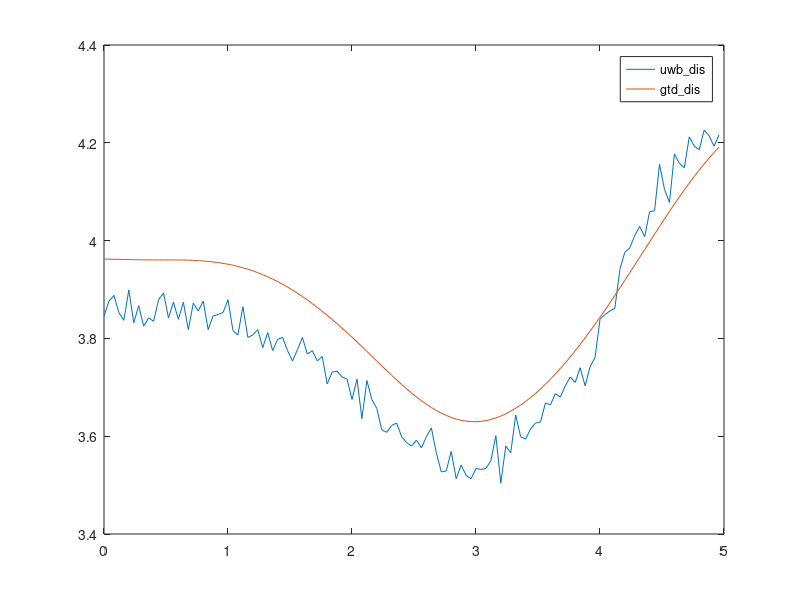
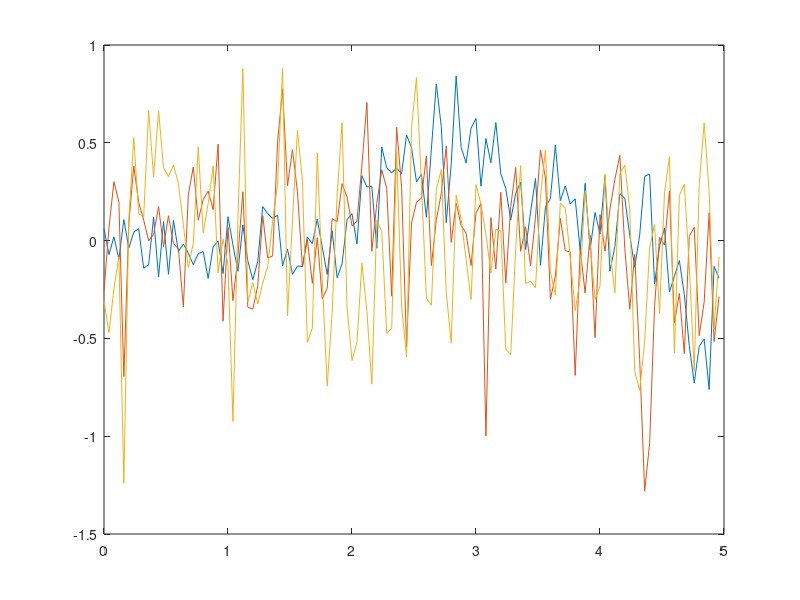

Write the MATLAB code that produced these figures, in order. (Note: this script raises an error after producing the figures.)
%% process
clc;clear
data = load('./data/0411/OG_1.mat');
i = find(data.counter(2,:)==0);
begin_time = data.counter(1,i(2));
end_time = data.counter(1,i(2)+125);
dt = 1/25;% sampling frequency: 25Hz
K = 5/dt; %measure times
time = dt*(0:K-1);

% pos&vel
i = find((data.pos(1,:)>=begin_time)&(data.pos(1,:)<=end_time));
gtd_100 = data.pos(2:4,i); 
j = find((data.vel(1,:)>=begin_time)&(data.vel(1,:)<=end_time));
gtd_100(4:6,:) = data.vel(2:4,j); 
gtd_100(1,:) = gtd_100(1,:)+3.491; % remove the bias of VICON
gtd_100(2,:) = gtd_100(2,:) - 2.017;
gtd_100(3,:) = gtd_100(3,:)-0.04;

%uwb
k = find((data.dis(1,:)>=begin_time)&(data.dis(1,:)<=end_time));
uwb_whole = data.dis(2,k); 
k_1 = find(uwb_whole==100); % wipe out invalid value: 100
uwb_whole(k_1) = uwb_whole(k_1-1);
uwb = uwb_whole(1:2:2*K-1)+0.4;
% imu
imu = [];
gtd = [];
for a=1:K
    imu(:,a) = (gtd_100(4:6,a*4)-gtd_100(4:6,a*4-3))/0.03;
    gtd(:,a) = gtd_100(:,a*4-3);
end
figure(1)
plot(time,uwb,time,sqrt(gtd(1,:).^2+gtd(2,:).^2+gtd(3,:).^2)) % error:0.5m
legend('uwb\_dis','gtd\_dis')
figure(2)
plot(time,imu)
%% load data
lopt = 8;  % set moving horizon

% ranging measurements of ground robots
uwb1 = uwb;
uwb2 = uwb;

% acceleration
imu(3,:) = imu(3,:)- mean(imu(3,:))+0.02;
imu(2,:) = imu(2,:) - 0.07;

%------------- preprocessing-----------------%
[b1,a1] = butter(2,0.04,'low');  % butterworth filter, cutoff frequency: 0.04*25 = 1Hz
[b2,a2] = butter(4,0.2,'low'); % butterworth filter, cutoff frequency: 0.2*25 = 5Hz
[bi,ai] = butter(3,0.1,'low'); % butterworth filter, cutoff frequency: 0.1*25 = 2.5Hz

    % filter ranging measurements
    y = filtfilt(b1,a1,uwb(1:lopt+2));
    y1 = filtfilt(b1,a1,uwb1(1:lopt+2));
    y2 = filtfilt(b1,a1,uwb2(1:lopt+2));

    % radical velocity
    vy =  [0,0];
    vy1 = [0,0];
    vy2 = [0,0];
    for i = 2:lopt+2
    	vy(i) = abs(y(i)-y(i-1))/(dt);
        vy1(i) = abs(y1(i)-y1(i-1))/(dt); 
        vy2(i) = abs(y2(i)-y2(i-1))/(dt);
    end
     % filter radical velocity
    vy = filtfilt(b1,a1,vy);
    vy1 = filtfilt(b1,a1,vy1);
    vy2 = filtfilt(b1,a1,vy2);

% % filter imu
% imu(1,:) = filtfilt(b1,a1,imu(1,:));
% imu(2,:) = filtfilt(b1,a1,imu(2,:));
% imu(3,:) = filtfilt(b1,a1,imu(3,:));
% figure(3)
% plot(time,imu)
%------------- preprocessing-----------------%
%% initialize
delta = 10;
xt = gtd(:, 1:lopt+delta); % record estimation by MHE, initial
xt_imu = gtd(:, 1:lopt+delta); 
xi = xt(:, delta+2); % \hat{x}_2-, use visual estimation as initial, and then use the MHE estimate
opt_range = 1300;
X = xi;
for i = lopt+delta+1:K  % i: current time-step
    
    % calculate current ranging measurements & radical velocity, i-th
    yt = filtfilt(b1,a1,uwb(1:i));
    y(i) = yt(end);
    yt = filtfilt(b1,a1,uwb1(1:i));
    y1(i) = yt(end);
    yt = filtfilt(b1,a1,uwb2(1:i));
    y2(i) = yt(end);
    
    vy(i) = (y(i)-y(i-1))/dt;
    vy1(i) = (y1(i)-y1(i-1))/dt;
    vy2(i) = (y2(i)-y2(i-1))/dt;
    
    vy = filtfilt(b1,a1,vy);
    vy1 = filtfilt(b1,a1,vy1);
    vy2 = filtfilt(b1,a1,vy2);
    
    xi = xt(:,i-lopt+1); % estimated initial value
    disp(['Step ' , num2str(i)])

    % used for MHE, 15 points
    MHE_imu = imu(:,i-lopt+1:i);
    MHE_uwb = y(i-lopt+1:i);
    MHE_uwb1 = y1(i-lopt+1:i);
    MHE_uwb2 = y2(i-lopt+1:i);
    MHE_v = vy(i-lopt+1:i);
    MHE_v1 = vy1(i-lopt+1:i);
    MHE_v2 = vy2(i-lopt+1:i);
    
    x0 = prediction(xi, MHE_imu, dt); % use prediction as initial guess
%     x0 = [xt(i-lopt+1,i) ];
%     x_t = prediction(xt_imu(:,i-lopt), MHE_imu, dt); %??
%     xt_imu(:,i) = x_t(:,end); %�?
    options = optimoptions('fmincon','Algorithm','sqp','MaxFunctionEvaluations',200000);
    X = fmincon(@(x)objmhemulti (x, xi, MHE_imu, MHE_uwb, MHE_uwb1, MHE_uwb2, MHE_v, MHE_v1, MHE_v2),x0,[],[],[],[],[],[],[],options);
    xt(:,i) = X(:,end);
    
    % post processing
    xt(1,:) = filtfilt(b2,a2,xt(1,:));
    xt(2,:) = filtfilt(b2,a2,xt(2,:));
    xt(3,:) = filtfilt(b2,a2,xt(3,:));

    xt(4,:) = filtfilt(b2,a2,xt(4,:));
    xt(5,:) = filtfilt(b2,a2,xt(5,:));
    xt(6,:) = filtfilt(b2,a2,xt(6,:));

end

return
